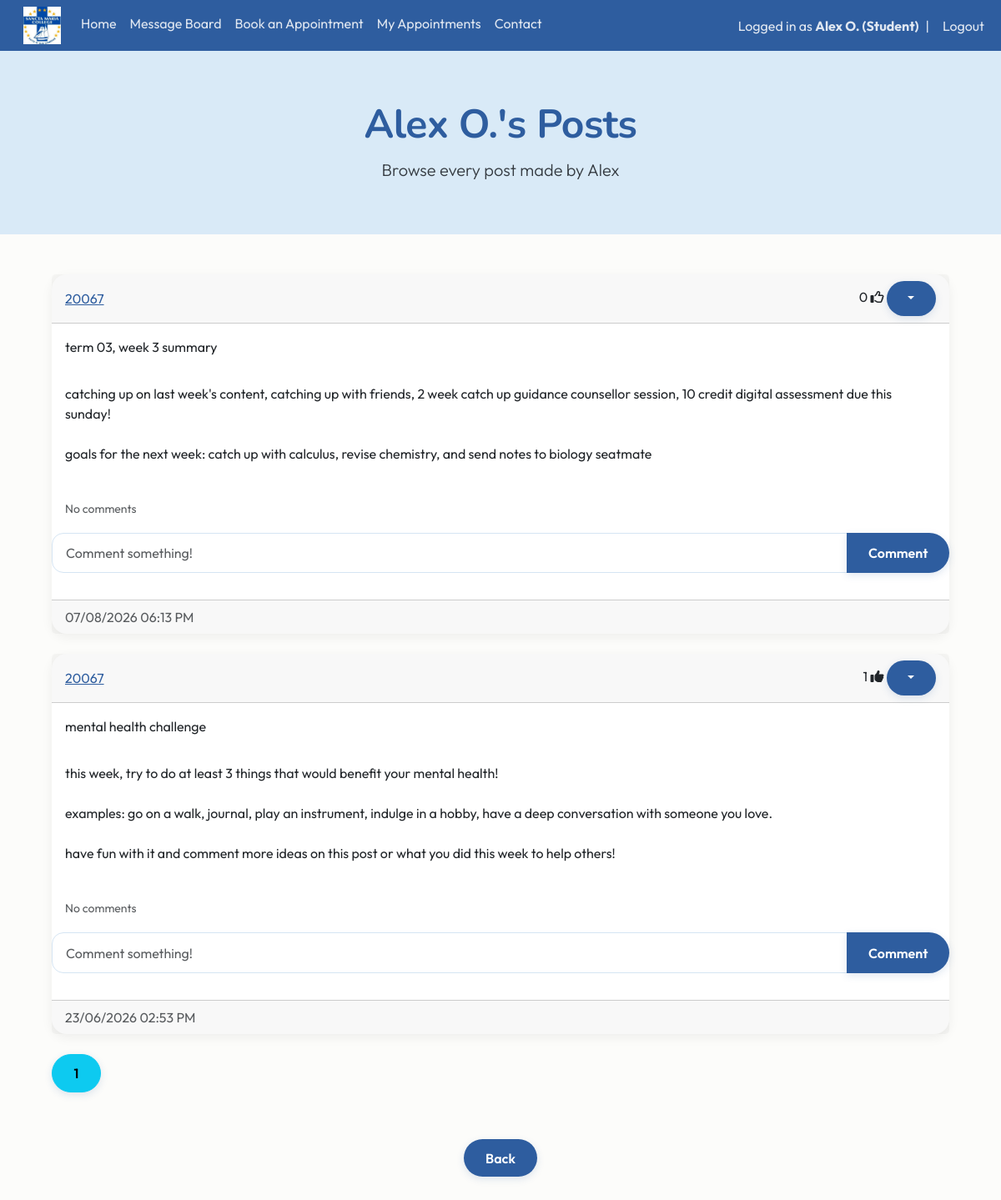
Page /posts/20067 (signed in) on the earlier database version.
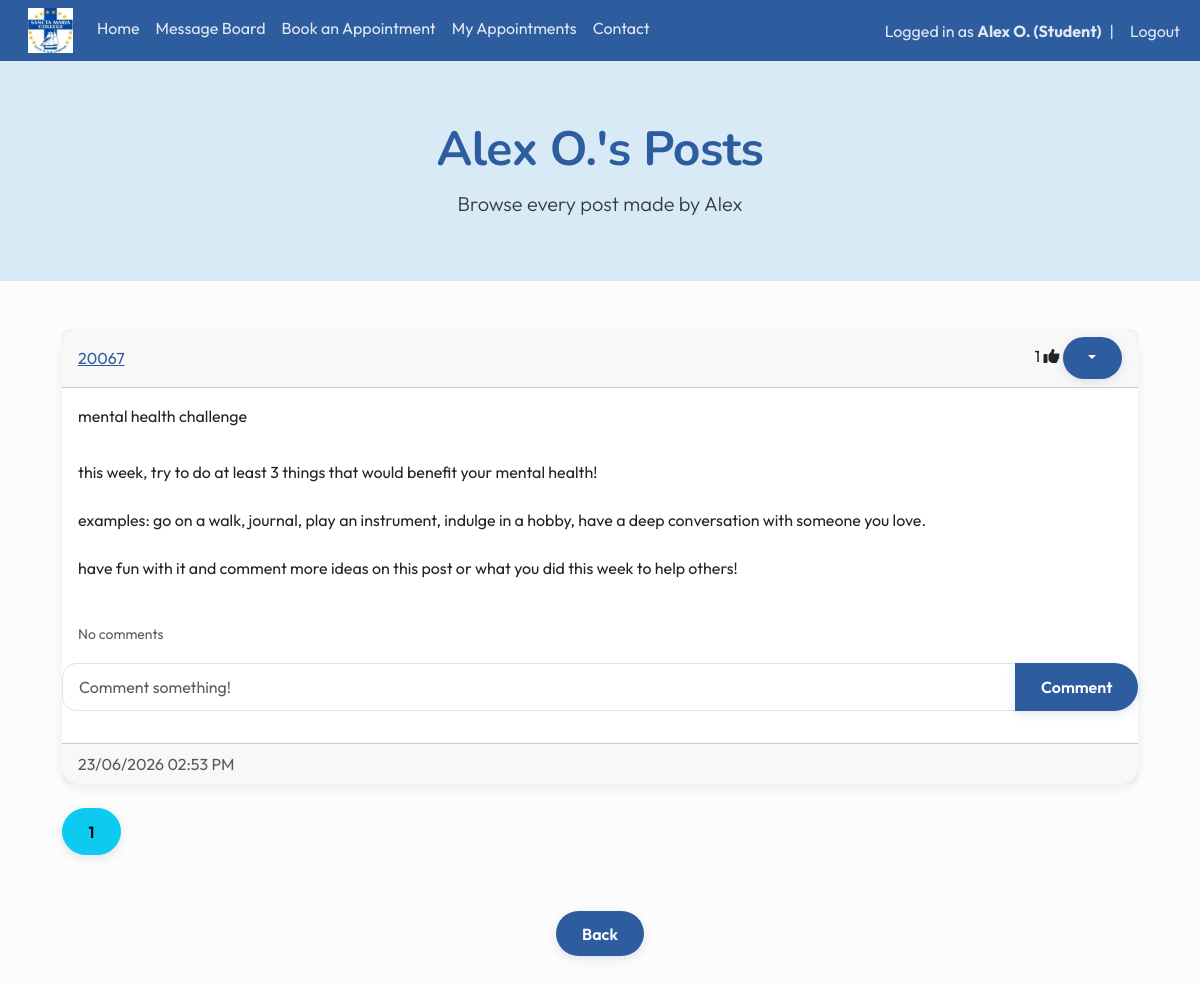
Same page on the later database version.
### website/models.py (models this page shows)
class User(db.Model, UserMixin):
    id = db.Column(db.Integer, primary_key=True)
    email = db.Column(db.String(150), unique=True)
    fname = db.Column(db.String(20))
    lname = db.Column(db.String(20))
    username = db.Column(db.String(150), unique=True)
    role = db.Column(db.String(150))
    password = db.Column(db.String(150))
    date_created = db.Column(db.DateTime(timezone=True), default=func.now())
    posts = db.relationship("Post", backref="user", cascade="all, delete-orphan")
    comments = db.relationship("Comment", backref="user", cascade="all, delete-orphan")
    likes = db.relationship("Like", backref="user", cascade="all, delete-orphan")
    appointments = db.relationship('Appointment', foreign_keys="Appointment.counsellor_id", back_populates="counsellor")

class Post(db.Model):
    id = db.Column(db.Integer, primary_key=True)
    title = db.Column(db.String(150), unique=False)
    content = db.Column(db.Text, nullable=False)
    date_created = db.Column(db.DateTime(timezone=True), default=func.now())
    author = db.Column(db.Integer, db.ForeignKey('user.id', ondelete="CASCADE"), nullable=False)
    comments = db.relationship('Comment', backref='post', cascade="all, delete-orphan")
    likes = db.relationship('Like', backref='post', cascade="all, delete-orphan")
    @property
    def nz_date_created(self):
        if self.date_created.tzinfo is None:
            utc = self.date_created.replace(tzinfo=ZoneInfo("UTC"))
        else:
            utc = self.date_created
        return utc.astimezone(ZoneInfo("Pacific/Auckland"))

### website/views.py (the view)
@views.route("/posts/<username>")
@login_required
def posts(username):
    page = request.args.get('page', 1, type=int)
    user = User.query.filter_by(username=username).first()
    if not user:
        flash('No user with that username exists', category='error')
        return redirect(url_for('views.blog'))
    posts = Post.query.filter_by(user=user).order_by(Post.date_created.desc()).paginate(page=page, per_page=4)
    return render_template("posts.html", user=current_user, author=user, posts=posts, username=username, endpoint='views.posts')

### website/__init__.py (called while the page is built)
def create_app():
    app = Flask(__name__)
    app.config['SECRET_KEY'] = "DQiAlMIU5u5eeLDw4KPMHx4d"
    app.config['SQLALCHEMY_DATABASE_URI'] = f'sqlite:///{DB_NAME}'
    db.init_app(app)
    from .views import views
    from .auth import auth
    app.register_blueprint(views, url_prefix="/")
    app.register_blueprint(auth, url_prefix="/")
    from .models import User, Post
    with app.app_context():
        db.create_all()
    login_manager = LoginManager()
    login_manager.login_view = "auth.login"
    login_manager.init_app(app)
    @login_manager.user_loader
    def load_user(id):
        return User.query.get(int(id))
    return app

### website/templates/posts.html (shortened to what this page needs)
{% extends "posts_div.html" %}{% block title %}{{ author.fname }} {{ author.lname[0] }}.'s Posts{% endblock %}
{% block hero %}
<section class="hero hero-small mb-5">
    <div class="container text-center">
        <h1 class="display-5 fw-bold">
            {{ author.fname }} {{ author.lname[0] }}.'s Posts
        </h1>
        <p class="lead">
            Browse every post made by {{ author.fname }}
        </p>
    </div>
</section>
{% endblock %}
{% block footer %}
<div class="back-button-container">
    <a href="/blog">
        <button type="button" class="btn btn-primary btn-large">
            Back
        </button>
    </a>
</div>
{% endblock %}

### website/templates/posts_div.html (shortened to what this page needs)
{% extends "template.html"%} {% block title %} Message Board {% endblock %}
{% block content%}
{% block hero %}{% endblock %}
<div class="container">
    <div id="posts">
        {% for post in posts %}
        <div class="card border-dark">
            <div class="card-header d-flex justify-content-between align-items-center">
                <a href="/posts/{{post.user.username}}">{{post.user.username}}</a>
                <div>
                    <span id="likes-count-{{post.id}}">{{ post.likes|length }}</span>
                    {% if user.id in post.likes|map(attribute="author")|list %}
                    <i class="fas fa-thumbs-up" id="like-button-{{post.id}}" onclick="like({{post.id}})"></i>
                    {% else %}
                    <i class="far fa-thumbs-up" id="like-button-{{post.id}}" onclick="like({{post.id}})"></i>
                    {% endif %}
                        {% if user.id == post.author or user.role == "Teacher" or user.role == "Guidance Counsellor" %}
                        <div class="btn-group">
                            <button type="button" class="btn btn-primary btn-sm dropdown-toggle" data-bs-toggle="dropdown"></button>
                        </div>
                        {% endif %}
                </div>
            </div>
            <div class ="card-body">
                <div class="card-text">{{post.title}}</div>
            </div>
            <div class ="card-body">
                <div class="card-text">{{post.content | replace('\n', '<br>') | safe}}</div>
            </div>
            <br/>
            <p class="card-text ms-3">
                {% if post.comments|length > 0 %}
                <a data-bs-toggle="collapse" href="#comments-{{post.id}}" role="button">
                    <small>View {{post.comments|length}} Comments</small>
                </a>
                {% else %}
                <small class="text-muted">No comments</small>
                {% endif %}
            </p>
            <form class="input-group mb-3" method="POST" action="{{ url_for('views.create_comment', post_id=post.id, page=posts.page) }}">
                <input type="text" id="text" name="text" class="form-control" placeholder="Comment something!"/>
                <button type="submit" class="btn btn-primary">Comment</button>
            </form >
            <div class ="card-footer text-muted">{{ post.nz_date_created.strftime("%d/%m/%Y %I:%M %p") }}</div>
        </div>
        <br/>
        {% endfor %}
    </div>
    {% for page_num in posts.iter_pages(left_edge=1, right_edge=1, left_current=1, right_current=2) %}
    {% if page_num %}
    {% if endpoint == 'views.posts' %}
    {% set page_url = url_for(endpoint, username=username, page=page_num) %}
    {% else %}
    {% set page_url = url_for(endpoint, page=page_num) %}
    {% endif %}
    {% if posts.page == page_num %}
    <a class="btn btn-info mb-4" href="{{ page_url }}">{{page_num}}</a>
    {% else %}
    <a class="btn btn-outline-info mb-4" href="{{ page_url }}">{{page_num}}</a>
    {% endif %}
    {% else %}
    ...
    {% endif %}
    {% endfor %}
    {% block footer %}{% endblock %}
{% endblock %}

### website/templates/template.html (shortened to what this page needs)
<!DOCTYPE html>
<html>
    <head>
        <link href="https://cdn.jsdelivr.net/npm/bootstrap@5.3.8/dist/css/bootstrap.min.css" rel="stylesheet">
        <link rel="stylesheet" type="text/css" href="{{ url_for('static', filename='main.css') }}">
    </head>
    <body>
        <nav class="navbar navbar-expand-lg sticky-top">
            <div class="container-fluid">
              <div class="collapse navbar-collapse" id="navbarSupportedContent">
                <ul class="navbar-nav me-auto mb-2 mb-lg-0">
                  <li class="nav-item">
                      <a class="navbar-brand" href="/home">
                          <img src="{{ url_for('static', filename='img/schoollogo.jpg') }}" width="45px" height="45px">
                      </a>
                  </li>
                  <li class="nav-item">
                      <a class="nav-link {% if request.path == '/home' %}active{% endif %}" href="/home">Home</a>
                  </li>
                  {% if user.is_authenticated %}
                  <li class="nav-item">
                    <a class="nav-link {% if request.path == '/blog' %}active{% endif %}" href="/blog">Message Board</a>
                  </li>
                  <li class="nav-item">
                      <a class="nav-link {% if request.path == '/book-appointment' %}active{% endif %}" href="/book-appointment">Book an Appointment</a>
                  </li>
                  {% if user.role == "Student" %}
                  <li class="nav-item">
                    <a class="nav-link {% if request.path == '/appointment-history' %}active{% endif %}" href="/appointment-history">My Appointments</a>
                  </li>
                  {% endif %}
                  {% endif %}
                  <li class="nav-item">
                      <a class="nav-link {% if request.path == '/contact' %}active{% endif %}" href="/contact">Contact</a>
                  </li>
                </ul>
                <ul class="navbar-nav ms-auto align-items-center">
                {% if user.is_authenticated %}
                <li class="nav-item">
                    <span class="navbar-text">
                        Logged in as <strong>{{ user.fname }} {{ user.lname[0] }}. ({{ user.role }})</strong>
                    </span>
                </li>
                <li class="nav-item mx-2">
                    <span class="navbar-text">|</span>
                </li>
                <li class="nav-item">
                    <a class="nav-link py-0" href="/logout">Logout</a>
                </li>
                {% endif %}
                </ul>
              </div>
            </div>
          </nav>
        <main>{% block content %} {% endblock %}</main>
      </body>
</html>

### website/static/main.css (style rules this page uses)
:root { --navy: #2E5D9F; --blue: #5D8CC7; --seafoam: #e7f3fc; --light-blue: #F5FAFE; --cream: #FCFCFA; --text: #343A40; --danger: #C86B6B; --radius: 18px; --section-padding: 6rem; }
.navbar { background-color:var(--navy); }
.navbar .nav-link, .navbar .navbar-text { color: rgba(255,255,255,0.85); transition: 0.2s ease; }
body { background-color: var(--cream); color: var(--text); font-family: 'Outfit', Arial, sans-serif; }
h1,h2,h3 { font-family: 'Nunito', Arial, sans-serif; font-weight: 700; }
p { line-height:1.7; }
.hero { background: #D9EAF7; min-height: 500px; display: flex; align-items: center; }
.hero-small { background: #D9EAF7; min-height: 220px; display: flex; align-items: center; padding: 3rem 0; margin-bottom:3rem; }
.hero h1 { color: var(--navy); font-family: 'Nunito', sans-serif; font-weight: 800; letter-spacing: -0.5px; }
.hero p { max-width:700px; margin:auto; }
.hero .lead { max-width:900px; margin:0 auto; }
.container { max-width: 1100px; }
.card { border: none; border-radius: var(--radius); box-shadow: 0 4px 14px rgba(0,0,0,0.06); transition: transform 0.25s ease, box-shadow 0.25s ease; }
.card a:not(.btn) { color: var(--navy); font-weight: 400; }
.btn { border-radius: 30px; padding: .65rem 1.6rem; font-weight: 600; transition: all .25s ease; box-shadow: 0 3px 10px rgba(46,93,159,.15); }
.btn-primary { background: var(--navy); border: none; color: white; }
form { padding-bottom:1rem; }
.form-control, .form-select { border-radius:14px; border:1px solid #D5E5F3; padding:.7rem 1rem; }
.back-button-container { text-align: center; margin-top: 2rem; margin-bottom: 2rem; }

Differences in the rows shown:
removed Post: user.username "20067", likes|length "0", title "term 03, week 3 summary", content "catching up on last week's content, catching up with friends, 2 week catch up guidance counsellor session, 10 credit digital assessment due this sunday! goals for the next week: catch up with calculus, revise chemistry, and send notes to biology seatmate", nz_date_created "07/08/2026 06:13 PM"
